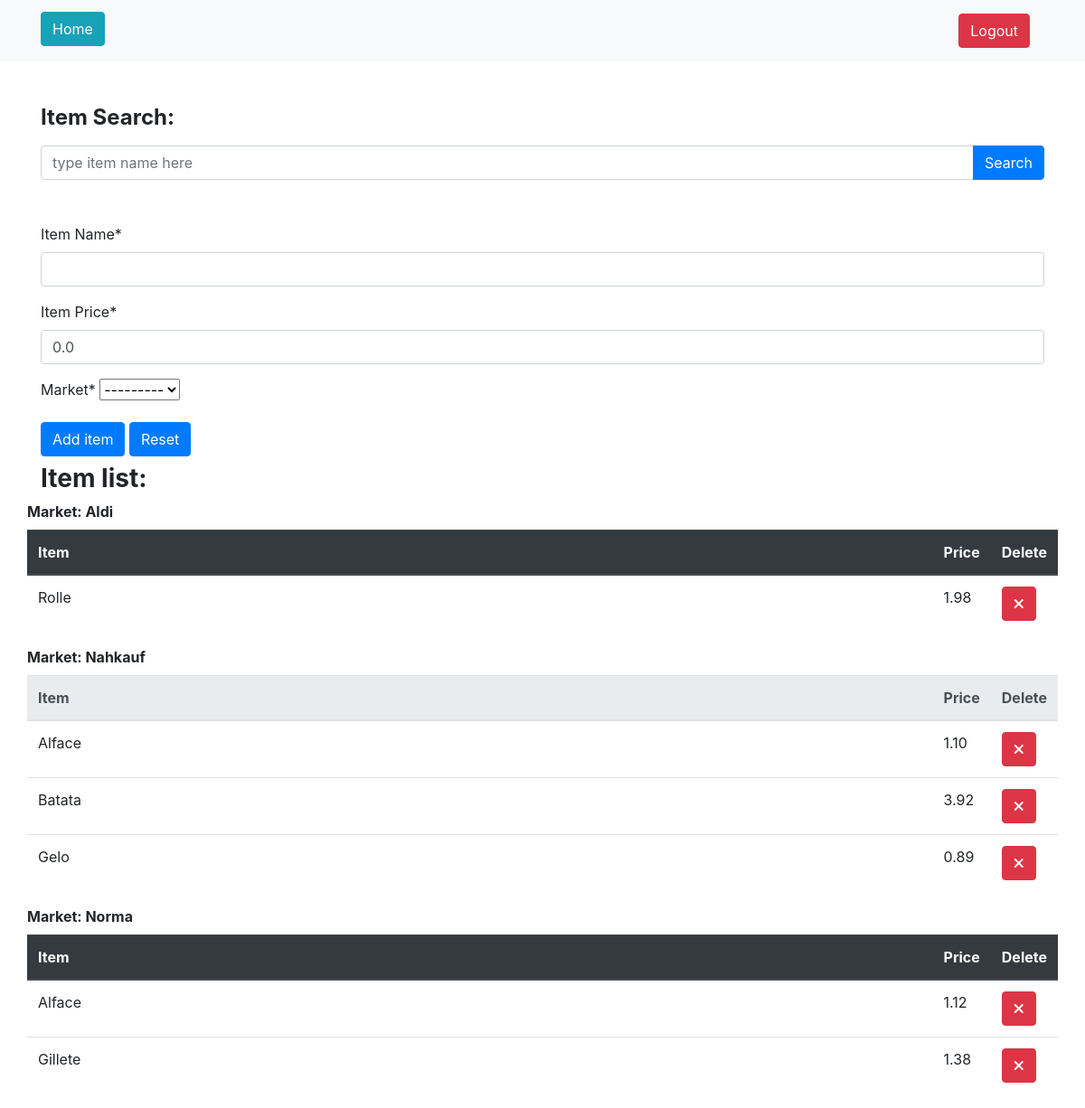
Page /createItem/ (signed in) on the earlier database version.
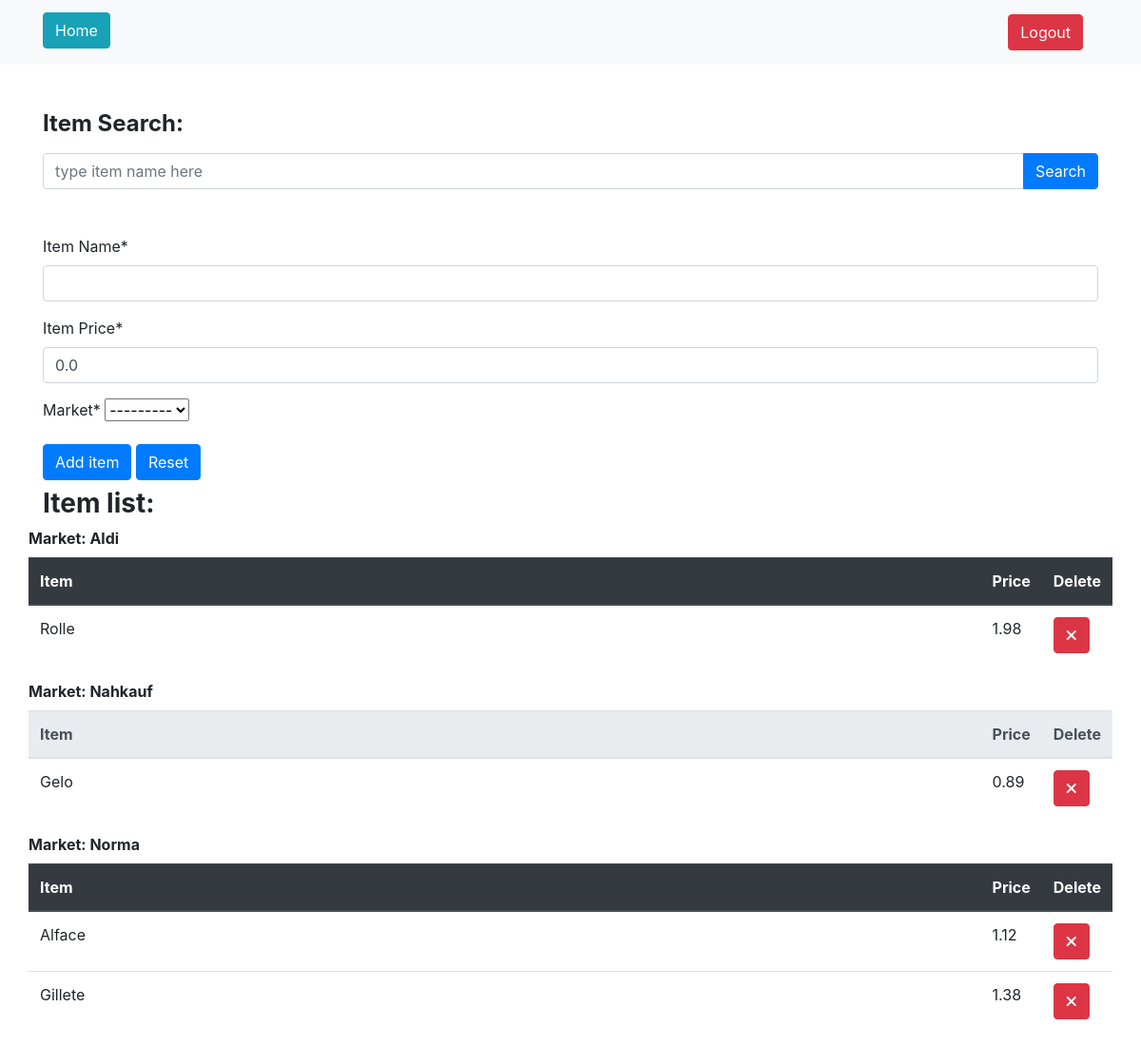
Same page on the later database version.
### calculator/models.py (models this page shows, shortened)
class MarketCreatedModel(models.Model):
    name = models.CharField(max_length=100, null=True)
    distance = models.PositiveIntegerField(null=True)
    favorite = models.BooleanField(null=True, default=False)
    user_id = models.ForeignKey(User, null=True, on_delete=models.CASCADE)
    def __str__(self):
        return f'{self.name.title()}'

class ItemCreatedModel(models.Model):
    class Meta:
        ordering = ['market_id__user_id']
    name = models.CharField(max_length=100, null=True)
    price = models.DecimalField(
        max_digits=10,
        decimal_places=2,
        validators=[MinValueValidator(0.01)])
    market_id = models.ForeignKey(
        MarketCreatedModel, on_delete=models.CASCADE, related_name="market_id")

### calculator/views.py (the view, shortened to what this page needs)
# urls.py: path('createItem/', views.CreateItemView.as_view(), name='create_item'),
@method_decorator(login_required, name='dispatch')
class CreateItemView(View):
    template_name = 'itemCreation.html'
    form_class = CreateNewItemForm
    context = {}
    def get_context_data(self, **kwargs):
        try:
            qs = ItemCreatedModel.objects\
                .filter(market_id__user_id=self.request.user.id)\
                .select_related('market_id')
            list_of_markets = {i.market_id: i for i in qs}
        except IndexError:
            list_of_markets = {}
        self.context['list_of_markets'] = list_of_markets
        return self.context
    def get(self, request, *args, **kwargs):
        form = self.form_class(request.user, initial={'price': 0.00})
        context = self.get_context_data()
        context['form'] = form
        return render(request, self.template_name, context=context)

### calculator/forms.py
class CreateNewItemForm(forms.ModelForm):
    class Meta:
        model = ItemCreatedModel
        fields = ('name', 'price', 'market_id')
        labels = {
            'name': 'Item Name',
            'price': 'Item Price',
            'market_id': 'Market',
        }
    def __init__(self, user, *args, **kwargs):
        super(CreateNewItemForm, self).__init__(*args, **kwargs)
        self.fields['market_id'].queryset = MarketCreatedModel.objects.filter(
            user_id=user.id).order_by('name')
        self.fields['price'].widget.attrs['min'] = Decimal('0.00')

### calculator/templates/itemCreation.html (shortened to what this page needs)
{% extends "base.html" %}
{% load crispy_forms_tags %}
{% block content %}
    <div class="container mt-5">
        <label for="itemSearch">
            <h4>
                <strong>Item Search:</strong>
            </h4>
        </label>
        <div class="input-group">
            <input type="text"
                   class="form-control"
                   placeholder="type item name here"
                   aria-label="Item name to be searched on Item database"
                   aria-describedby="button-addon4">
            <div class="input-group-append" id="button-addon4">
                <button class="btn btn-primary" type="button">Search</button>
            </div>
        </div>
    </div>
    <div class="container mt-5">
        <div class="row">
            <div class="col-md-12">
                <form method="post">
                    {{ form|crispy }}
                    <button class="btn btn-primary" type="submit" name='saveItem'>Add item</button>
                    <button class="btn btn-primary" type="submit" name='resetItem'>Reset</button>
                </form>
            </div>
        </div>
    </div>
    <div class="container mt-2">
        <div class="row">
            <div class="col-md-2">
                <h3>
                    <strong>Item list:</strong>
                </h3>
            </div>
        </div>
    <div class="row">
        {% for market in list_of_markets %}
            <table class="table">
                {% if not forloop.counter|divisibleby:2 %}
                    <thead class="thead-dark">
                {% else %}
                    <thead class="thead-light">
                {% endif %}
                        <label for="itemListMarket">
                            <strong>Market: {{ market.name|title }}</strong>
                        </label>
                        <tr>
                            <th class="col">Item</th>
                            <th class="col">Price</th>
                            <th class="col">Delete</th>
                        </tr>
                    </thead>
                    <tbody>
                        {% for item in market.market_id.all|dictsort:"name" %}
                            <tr>
                                <td scope="row">{{ item.name|title }}</td>
                                <td>{{ item.price }}</td>
                                <td>
                                    <a href="{% url 'delete_item_pk' pk=item.pk %}">
                                <button class="btn btn-danger" type="submit">
                                    <i class="fa-solid fa-xmark"></i>
                                </button>
                            </a>
                            </td>
                            </tr>
                        {% endfor %}
                    </tbody>
                </table>
            {% endfor %}
        </div>
    </div>
    {% endblock content %}

### templates/base.html (shortened to what this page needs)
<!DOCTYPE html>
<html>
    <head>
        {% load static %}
        <link rel="stylesheet"
              href="https://cdn.jsdelivr.net/npm/bootstrap@4.6.2/dist/css/bootstrap.min.css"
 />
    </head>
    <body>
        <nav class="navbar navbar-light bg-light">
            <div class="container fluid">
                <div class="d-flex flex-row bd-highlight mb-1">
                    <a class="navbar-brand" href="{% url 'home' %}">
                        <button type="button" class="btn btn-info">Home</button>
                    </a>
                </div>
                <div class="d-flex flex-row-reverse bd-highlight">
                    {% if request.user.is_authenticated %}
                        <a class="navbar-brand" href="{% url 'account_logout' %}">
                            <button type="button" class="btn btn-danger">Logout</button>
                        </a>
                    {% endif %}
                </nav>
                {% block content %}{% endblock %}
            </body>
        </html>

Differences in the rows shown:
removed ItemCreatedModel: name "Alface", price "1.10", shown under MarketCreatedModel "Nahkauf"
removed ItemCreatedModel: name "Batata", price "3.92", shown under MarketCreatedModel "Nahkauf"
